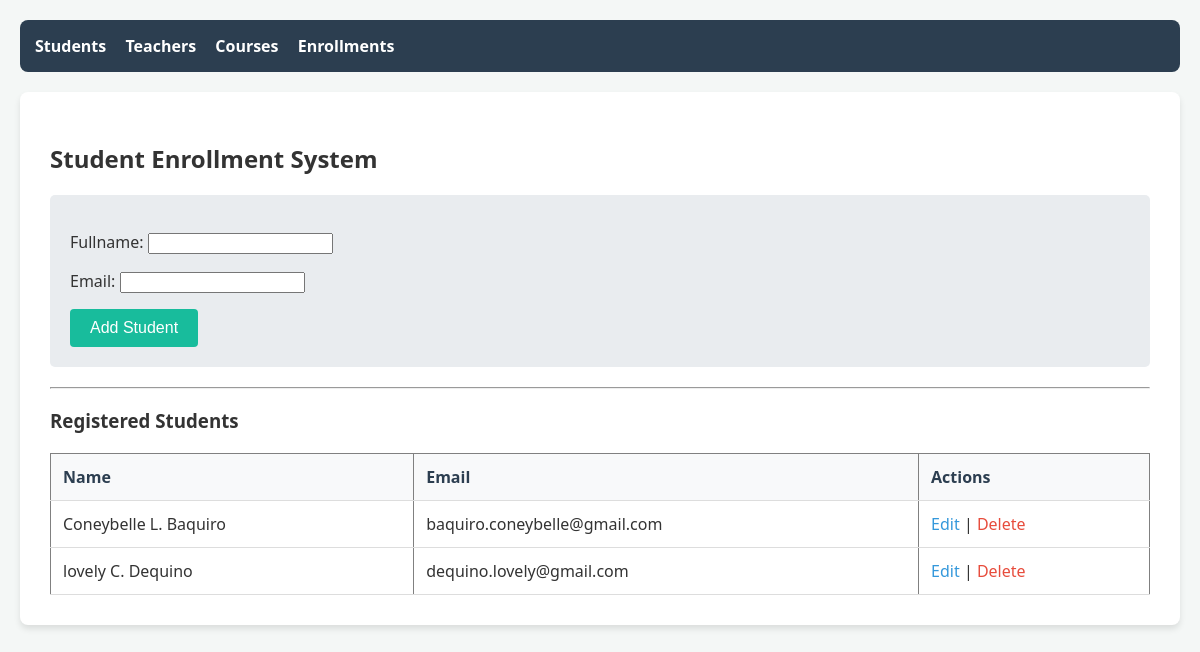
Before: / with the older database file.
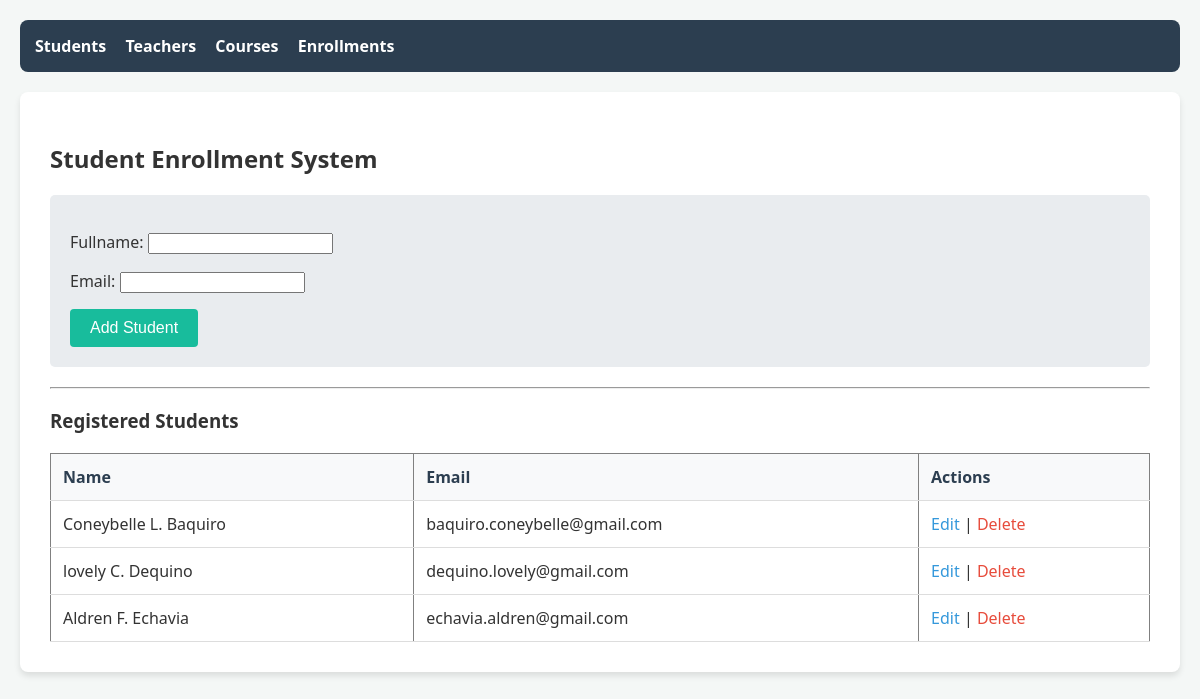
After: the same page with the newer database file.
### students/models.py (models this page shows, shortened)
class Student(models.Model):
    fullname = models.CharField(max_length=100)
    email = models.EmailField(max_length=100)
    is_active = models.BooleanField(default=True)

### students/views.py (the view)
# urls.py: path('', views.student_list, name='student_list'),
def student_list(request):
    students = Student.objects.filter(is_active=True)
    form = StudentForm(request.POST or None)
    if request.method == "POST" and form.is_valid():
        form.save()
        return redirect('student_list')
    return render(request, 'students/student_list.html', {'students': students, 'form': form})

### students/forms.py
class StudentForm(forms.ModelForm):
    class Meta:
        model = Student
        fields = ['fullname', 'email']

### students/templates/students/student_list.html (shortened to what this page needs)
{% extends 'students/base.html' %} {% block content %} <h2>Student Enrollment System</h2>
    <form method="POST">
        {{ form.as_p }}
        <button type="submit">Add Student</button>
    </form>
    <hr>
    <h3>Registered Students</h3>
    <table border="1">
        <tr>
            <th>Name</th>
            <th>Email</th>
            <th>Actions</th>
        </tr>
        {% for s in students %}
        <tr>
            <td>{{ s.fullname }}</td>
            <td>{{ s.email }}</td>
            <td>
                <a href="{% url 'student_update' s.pk %}" class="btn-edit">Edit</a> |
                <a href="{% url 'student_delete' s.pk %}"
                    class="btn-delete"
                    onclick="return confirm('Are you sure you want to delete {{ s.fullname }}? This will move them to the Recycle Bin.');">
                    Delete
                </a>
            </td>
        </tr>
        {% endfor %}
    </table>
{% endblock %}

### students/templates/students/base.html (shortened to what this page needs)
<!DOCTYPE html>
<html>
<head>
</head>
<body>
    <nav>
        <a href="{% url 'student_list' %}">Students</a>
        <a href="{% url 'teacher_list' %}">Teachers</a>
        <a href="{% url 'course_list' %}">Courses</a>
        <a href="{% url 'enroll_student' %}">Enrollments</a>
    </nav>
    <div class="container">
        {% block content %}
        {% endblock %}
    </div>
</body>
</html>

### students/templates/students/base.html (style rules this page uses)
body { font-family: 'Segoe UI', Tahoma, Geneva, Verdana, sans-serif; background-color: #f4f7f6; margin: 0; padding: 20px; color: #333; }
nav { background-color: #2c3e50; padding: 15px; border-radius: 8px; margin-bottom: 20px; }
nav a { color: white; text-decoration: none; margin-right: 15px; font-weight: bold; }
.container { background-color: white; padding: 30px; border-radius: 8px; box-shadow: 0 4px 6px rgba(0,0,0,0.1); }
table { width: 100%; border-collapse: collapse; margin-top: 20px; }
th, td { padding: 12px; text-align: left; border-bottom: 1px solid #ddd; }
th { background-color: #f8f9fa; color: #2c3e50; }
form { background: #e9ecef; padding: 20px; border-radius: 5px; margin-bottom: 20px; }
button { background-color: #18bc9c; color: white; border: none; padding: 10px 20px; border-radius: 4px; cursor: pointer; font-size: 16px; }
.btn-edit { color: #3498db; text-decoration: none; }
.btn-delete { color: #e74c3c; text-decoration: none; }

Changed rows visible on the page:
added Student: fullname "Aldren F. Echavia", email "echavia.aldren@gmail.com"
